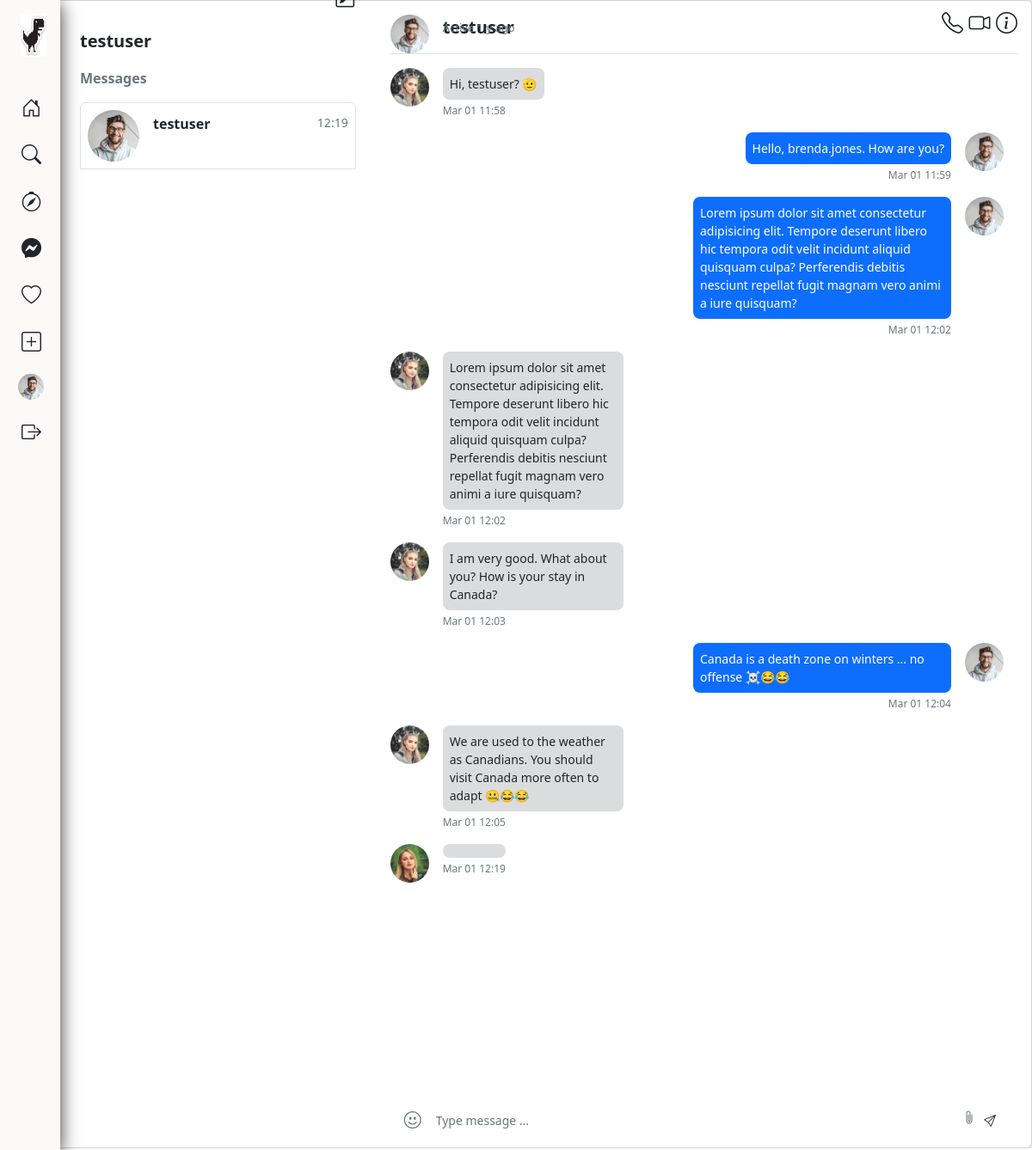
/messages/inbox/ (signed in), run on the app's committed database.
### accounts/models.py (models this page shows, shortened)
class User(AbstractUser):
    id = models.CharField(max_length=20, primary_key=True, editable=False, unique=True)
    email = models.EmailField(unique=True, blank=False)
    bio = models.TextField()
    gender = models.CharField(max_length=7, blank=False)
    country = models.CharField(max_length=30, blank=False)
    phone_no = PhoneNumberField(blank=False)
    profile_pic = models.ImageField(upload_to=user_directory_path, default='default.png')
    date_updated = models.DateTimeField(auto_now=True)
    USERNAME_FIELD = 'email'
    REQUIRED_FIELDS = ['username']
    class Meta:
        ordering = ['username']
        verbose_name_plural = 'Users Profile'
    def __str__(self):
        return f'{self.username}'

### dm/models.py (models this page shows, shortened)
class Message(models.Model):
    id = models.CharField(max_length=25, primary_key=True, unique=True, editable=False)
    sender = models.ForeignKey(User, on_delete=models.CASCADE, related_name='from_user', editable=False)
    receiver = models.ForeignKey(User, on_delete=models.CASCADE, related_name='to_user', editable=False)
    text = models.TextField(null=True, blank=False)
    is_read = models.BooleanField(default=False, editable=False)
    date_sent = models.DateTimeField(auto_now_add=True)
    date_edited = models.DateTimeField(auto_now=True)
    class Meta:
        ordering = ['date_sent']
    def get_inbox_messages(user):
        users_lists = []
        msgs = Message.objects.filter(models.Q(sender=user) | models.Q(receiver=user)).values('receiver').annotate(last_msg=models.Max('date_sent')).order_by('-last_msg')
        for message in msgs:
            users_lists.append({
                'user': User.objects.get(pk=message["receiver"]),
                'last': message["last_msg"],
                "unread": Message.objects.filter(sender=user, receiver__pk=message["receiver"], is_read=False).count(),
                'last_message': [last_text.text for last_text in Message.objects.filter(receiver__pk=message["receiver"]).order_by('-date_sent')][0]    # get the last sent message in user's chat
            })
        return users_lists

### dm/views.py (the view)
# urls.py: path('inbox/', views.InboxMessagesView.as_view(), name='inbox'),
@method_decorator(login_required(login_url='login'), name='get')
class InboxMessagesView(View):
    template_name = 'core/inbox.html'
    def get(self, request, *args, **kwargs):
        followers_qs = Friend.objects.filter(Q(following=request.user) | Q(follower=request.user))
        inbox_messages = Message.get_inbox_messages(user=request.user)
        active_user = None  # currently logged in user(s)
        directs = None
        if inbox_messages:
            _message = inbox_messages[0]
            active_user = _message["user"].username
            directs = Message.objects.filter(receiver=_message["user"], is_read=True)
            for msg in inbox_messages:
                if msg["user"].username == active_user:
                    msg["unread"] = 0
        context = {
            'direct_messages': directs,
            'inbox_messages': inbox_messages,
            'active_user': active_user,
            'followers': followers_qs,
        }
        return render(request, self.template_name, context)

### templates/core/inbox.html (shortened to what this page needs)
{% extends 'navbar.html' %}{% block title %}Messages{% endblock %}
{% load dm_filters %}
{% block content %}
    <main class="main">
        <div class="row">
            <div class="col-md-12">
                <div class="card" id="chat-box">
                    <div class="card-body">
                        <div class="row">
                            <div class="col-md-6 col-lg-5 col-xl-4 mb-4 mb-md-0">
                                <div class="p-3">
                                    <div class="d-flex justitfy-content-between align-items-start">
                                        <p class="small fs-5 fw-bold">{{ request.user }}</p>
                                    </div>
                                    <div id="new-msg-icon">
                                        <a href="{% url 'inbox' %}" data-bs-toggle="modal" data-bs-target="#new-message-modal">
                                            <i class="bi-pencil-square float-end"></i>
                                        </a>
                                    </div>
                                    <div id="sender-column">
                                        <ul class="nav nav-tabs nav-tabs-borderless list-unstyled mb-0">
                                            <li class="small mt-0 mb-3 fs-6 fw-bold text-muted">
                                                <a href="{% url 'inbox' %}" class="text-muted">Messages</a>
                                            </li>
                                            {% for message in inbox_messages %}
                                            <li class="nav-link p-2 border-bottom {% if active_user == message.user.username %}active{% endif %} w-100">
                                                <a hx-get="{% url 'direct_message' message.user %}" hx-trigger="click" hx-push-url="{% url 'direct_message' message.user %}" hx-swap="outerHTML" hx-target="#wrapper" class="d-flex justify-content-between" data-bs-toggle="tab" data-bs-target="#inbox-message-{{ forloop.counter0}}" aria-selected="true">
                                                    <div class="d-flex flex-row">
                                                        <div>
                                                            <img src="{{ message.user.profile_pic.url }}" alt="avatar" class="d-flex align-self-center me-3 rounded-circle" width="60px">
                                                        </div>
                                                        <div class="pt-1">
                                                            <p class="fw-bold mb-0">{{ message.user }}</p>
                                                        </div>
                                                    </div>
                                                    <div class="pt-1">
                                                        <p class="small text-muted mb-1">{{ message.last|date:"H:i" }}</p>
                                                    </div>
                                                </a>
                                            </li>
                                            {% endfor %}
                                        </ul>
                                    </div>
                                </div>
                            </div>
                            <div class="col-md-6 col-lg-7 col-xl-8">
                                <div class="tab-content">
                                    {% for msg in inbox_messages %}
                                    <div id="inbox-message-{{ forloop.counter0 }}" class="tab-pane fade show {% if active_user == msg.user.username %}active{% endif %}">
                                        <div class="modal-header border-bottom">
                                            <div class="d-flex justify-content-between align-items-start">
                                                <img class="rounded-circle" src="{{ msg.user.profile_pic.url }}" height="45px" alt="profile-img">
                                                <div class="mb-0">
                                                    <p class="small fs-5 ms-3 fw-bold">{{ msg.user }}</p>
                                                    <p id="last-seen-text" class="small ms-3 text-muted">{{ msg.user.last_login|last_seen }}</p>
                                                </div>
                                            </div>
                                            <div id="msg-box-icons">
                                                <i class="bi-telephone"></i>
                                                <i class="bi-camera-video"></i>
                                                <i class="bi-info-circle"></i>
                                            </div>
                                        </div>
                                        <div id="messages-column" class="pt-3 pe-3">
                                            {% for dm in direct_messages %}
                                            {% if not dm.sender == request.user  %}
                                            <div class="d-flex flex-row justify-content-start">
                                                <img class="rounded-circle" src="{{ dm.sender.profile_pic.url }}" height="45px" alt="profile-img">
                                                <div id="left-msg-box">
                                                    <p id="msg-text" class="small p-2 ms-3 mb-1 rounded-3">{{ dm.text }}</p>
                                                    <p class="small ms-3 mb-3 text-muted float-start time-since">{{ dm.date_sent|date:"M d H:i" }}</p>
                                                </div>
                                            </div>
                                            {% else %}
                                            {% if not dm.text == '' %}
                                            <div class="d-flex flex-row justify-content-end">
                                                <div id="right-msg-box">
                                                    <p id="msg-text" class="small p-2 me-3 mb-1 text-white rounded-3 bg-primary">{{ dm.text }}</p>
                                                    <p class="small me-3 mb-3 rounded-3 text-muted time-since float-end">{{ dm.date_sent|date:"M d H:i" }}</p>
                                                </div>
                                                <img class="rounded-circle" src="{{ dm.sender.profile_pic.url }}" height="45px" alt="profile-img">
                                            </div>
                                            {% endif %}
                                            {% endif %}
                                            {% endfor %}
                                        </div>
                                        <div class="text-muted d-flex justify-content-start align-items-center pe-3 pt-3 mt-5 ms-3">
                                            <form hx-post="{% url 'direct_message' msg.user %}" hx-trigger="submit" hx-push-url="{% url 'direct_message' msg.user %}" hx-swap="outerHTML" hx-target="#wrapper" hx-vals='{"to-user": "{{ msg.user }}"}' hx-headers='{"X-CSRFToken": "{{ csrf_token }}"}' class="d-flex w-100">
                                                <i class="bi bi-emoji-smile fs-5 me-2"></i>
                                                <input type="text" class="form-control form-control-sm" placeholder="Type message ..." name="text-message" required>
                                                <a class="ms-1 text-muted" href=""><i class="bi bi-paperclip"></i></a>
                                                <button type="submit" class="btn btn-default btn-sm"><i class="bi bi-send"></i></button>
                                            </form>
                                        </div>
                                    </div>
                                    {% endfor %}
                                </div>
                            </div>
                        </div>
                    </div>
                </div>
            </div>
        </div>
    </main>
{% endblock %}

### templates/navbar.html (shortened to what this page needs)
{% load static %}
<!DOCTYPE html>
<html lang="en">
<head>
    <link href="https://cdn.jsdelivr.net/npm/bootstrap@5.2.2/dist/css/bootstrap.min.css" rel="stylesheet">
    <link rel="stylesheet" href="https://cdn.jsdelivr.net/npm/bootstrap-icons@1.10.3/font/bootstrap-icons.css">
    <link href="{% static 'vendor/glightbox/css/glightbox.min.css' %}" rel="stylesheet">
    <link rel="stylesheet" href="{% static 'css/styles.css' %}">
</head>
<body>
    <div id="wrapper" class="wrapper">
        <aside id="sidebar">
            <div class="d-flex">
                <button class="toggle-sidebar-btn" type="button">
    <img src="/static/img/image.png" alt="dinosaur" width="30" height="50">
</button>
            </div>
            <ul class="sidebar-nav">
                <li class="sidebar-item">
                    <a href="{% url 'homepage' %}" class="sidebar-link">
                        <i class="bi-house-door"></i>
                    </a>
                </li>
                <li class="sidebar-item">
                    <a hx-get="{% url 'search' %}" hx-trigger="click" hx-push-url="{% url 'search' %}" hx-swap="outerHTML" hx-target="#wrapper" class="sidebar-link">
                        <i class="bi-search"></i>
                    </a>
                </li>
                <li class="sidebar-item">
                    <a  hx-get="{% url 'explore' %}" hx-trigger="click" hx-push-url="{% url 'explore' %}" hx-target="#wrapper"  hx-swap="outerHTML"  class="sidebar-link">
                        <i class="bi-compass"></i>
                    </a>
                </li>
                <li class="sidebar-item">
                    <a  hx-get="{% url 'inbox' %}" hx-trigger="click" hx-push-url="{% url 'inbox' %}" hx-target="#wrapper"  hx-swap="outerHTML"  class="sidebar-link">
                        <i class="bi-messenger"></i>
                    </a>
                </li>
                <li class="sidebar-item">
                    <a hx-get="{% url 'notifications' %}" hx-trigger="click" hx-push-url="{% url 'notifications' %}" hx-target="#wrapper"  hx-swap="outerHTML" hx-vals='{"notification-read": "True"}' class="sidebar-link">
                        <i class="bi-heart">{% if not total_notifications == 0 %}<span class="badge">{{ total_notifications }}</span>{% endif %}</i>
                    </a>
                </li>
                <li class="sidebar-item">
                    <a href="{% url 'homepage' %}" data-bs-toggle="modal" data-bs-target="#create-posts-form"  class="sidebar-link">
                        <i class="bi-plus-square"></i>
                    </a>
                </li>
                <li class="sidebar-item">
                    <a hx-get="{% url 'user_profile' %}" hx-trigger="click" hx-push-url="{% url 'user_profile' %}" hx-target="#wrapper" hx-swap="outerHTML" class="sidebar-link">
                        <img src="{{ request.user.profile_pic.url }}" height="30px" width="30px" alt="profile" class="rounded-circle">
                    </a>
                </li>
                <li class="sidebar-item">
                    <a href="{% url 'logout' %}" class="sidebar-link">
                        <i class="bi-box-arrow-right"></i>
                    </a>
                </li>
            </ul>
        </aside>
        {% block content %}
        {% endblock %}
    </div>
</body>
</html>

### data on the page
User: user.profile_pic (picture), user "testuser", last "12:19", user.last_login|last_seen "Active 1 y ago"
Message: sender.profile_pic (picture), text "Hi, testuser? 🫡", date_sent "Mar 01 11:58"
Message: text "Hello, brenda.jones. How are you?", date_sent "Mar 01 11:59", sender.profile_pic (picture)
Message: text "Lorem ipsum dolor sit amet consectetur adipisicing elit. Tempore deserunt libero hic tempora odit velit incidunt aliquid quisquam culpa? Perferendis debitis nesciunt repellat fugit magnam vero animi a iure quisquam?", date_sent "Mar 01 12:02", sender.profile_pic (picture)
Message: sender.profile_pic (picture), text "Lorem ipsum dolor sit amet consectetur adipisicing elit. Tempore deserunt libero hic tempora odit velit incidunt aliquid quisquam culpa? Perferendis debitis nesciunt repellat fugit magnam vero animi a iure quisquam?", date_sent "Mar 01 12:02"
Message: sender.profile_pic (picture), text "I am very good. What about you? How is your stay in Canada?", date_sent "Mar 01 12:03"
Message: text "Canada is a death zone on winters ... no offense ☠️😂😂", date_sent "Mar 01 12:04", sender.profile_pic (picture)
Message: sender.profile_pic (picture), text "We are used to the weather as Canadians. You should visit Canada more often to adapt 🤐😂😂", date_sent "Mar 01 12:05"
Message: sender.profile_pic (picture), date_sent "Mar 01 12:19"
